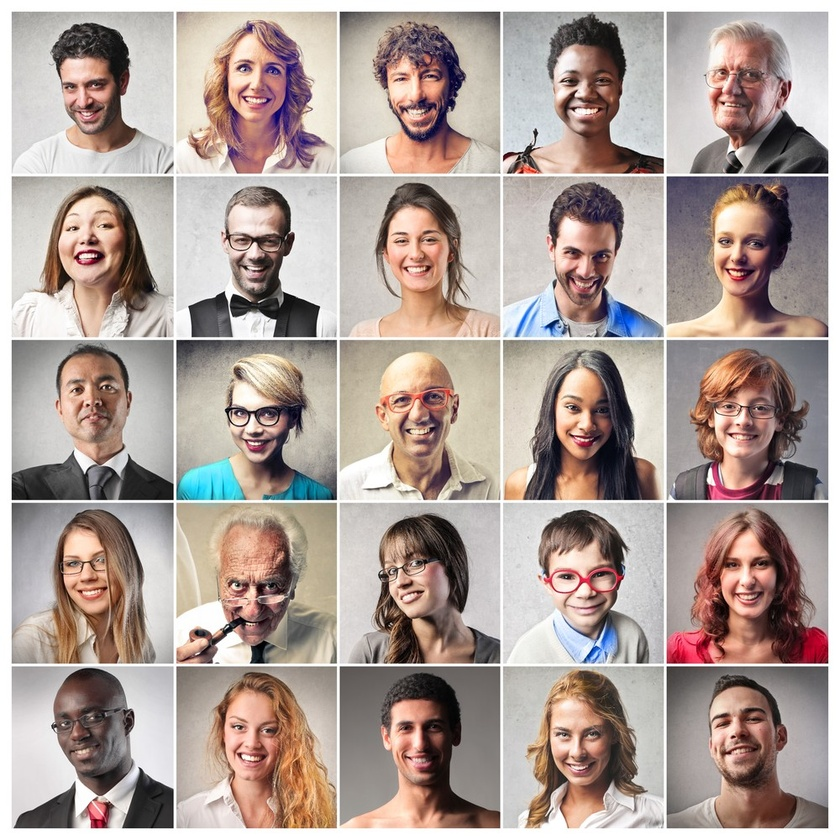
#> input picture img/faces.jpg, 840 x 840 px, shrunk from 1000 x 1000 before the run
$ python 0406-haar-cascade-eyes.py
#> lines starting #> are read from the running program, lines starting #| are printed output that depends on the picture; after the words box and inside, x2 and y2 are one past the last pixel; in counts of white or black regions, pixels touching at a corner belong together
# 0406.py
import cv2
import numpy as np

img = cv2.imread('../img/faces.jpg', 1)
#> img is the input picture: shape (840, 840, 3); mean B, G, R 152.4, 158.7, 173.9
gray = cv2.cvtColor(img, cv2.COLOR_BGR2GRAY)
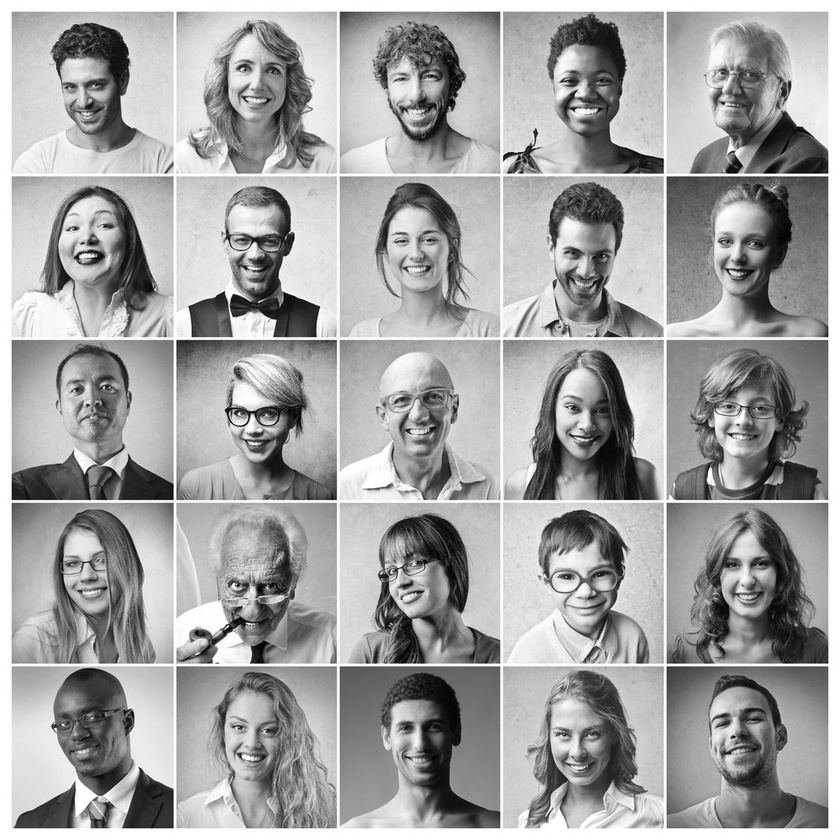
#> gray: shape (840, 840); min 0, max 255, mean 162.5
path = 'haarcascade_eye.xml'

eye_casc = cv2.CascadeClassifier(path)

eyes = eye_casc.detectMultiScale(gray, scaleFactor = 1.02, minNeighbors = 20, minSize = (10,10))
#> eyes = 23 rows, first 6: [231, 55, 25, 25], [262, 59, 24, 24], [59, 76, 23, 23], [290, 146, 31, 31], [713, 229, 24, 24], [391, 229, 23, 23]
print(len(eyes))
#| 23

for (x,y,w,h) in eyes:
    cx = (2*x+w) / 2
    cy = (2*y+h) / 2
    r = w/2
    cv2.circle(img, (int(cx),int(cy)), int(r), (0,255,0), 2)
#> this loop made 23 passes
#> (x, y, w, h, cx, cy, r) on passes 1 to 12: (231, 55, 25, 25, 243.5, 67.5, 12.5), (262, 59, 24, 24, 274, 71, 12), (59, 76, 23, 23, 70.5, 87.5, 11.5), (290, 146, 31, 31, 305.5, 161.5, 15.5), (713, 229, 24, 24, 725, 241, 12), (391, 229, 23, 23, 402.5, 240.5, 11.5), (589, 244, 24, 24, 601, 256, 12), (94, 374, 24, 24, 106, 386, 12), (64, 375, 27, 27, 77.5, 388.5, 13.5), (561, 394, 26, 26, 574, 407, 13), (722, 553, 23, 23, 733.5, 564.5, 11.5), (747, 551, 24, 24, 759, 563, 12)
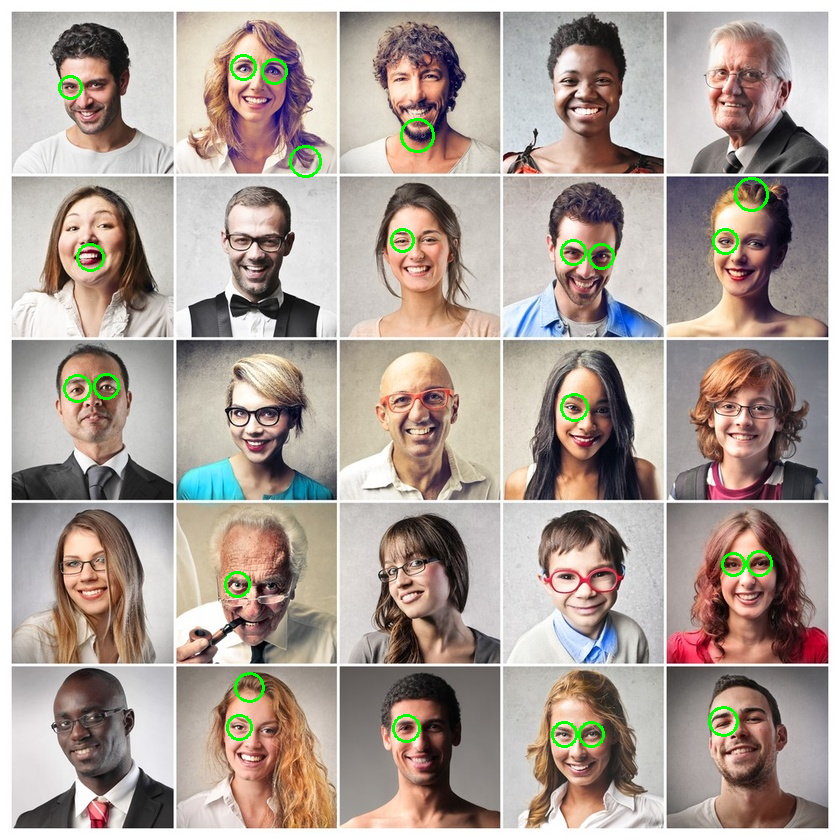
#> img: shape (840, 840, 3); 0.77% of pixels changed, all inside (x1, y1, x2, y2) = (58, 54, 773, 748)

cv2.imshow('Image', img)
cv2.waitKey(0)
cv2.destroyAllWindows()

$ run again, with img/basketball.jpg copied over img/faces.jpg
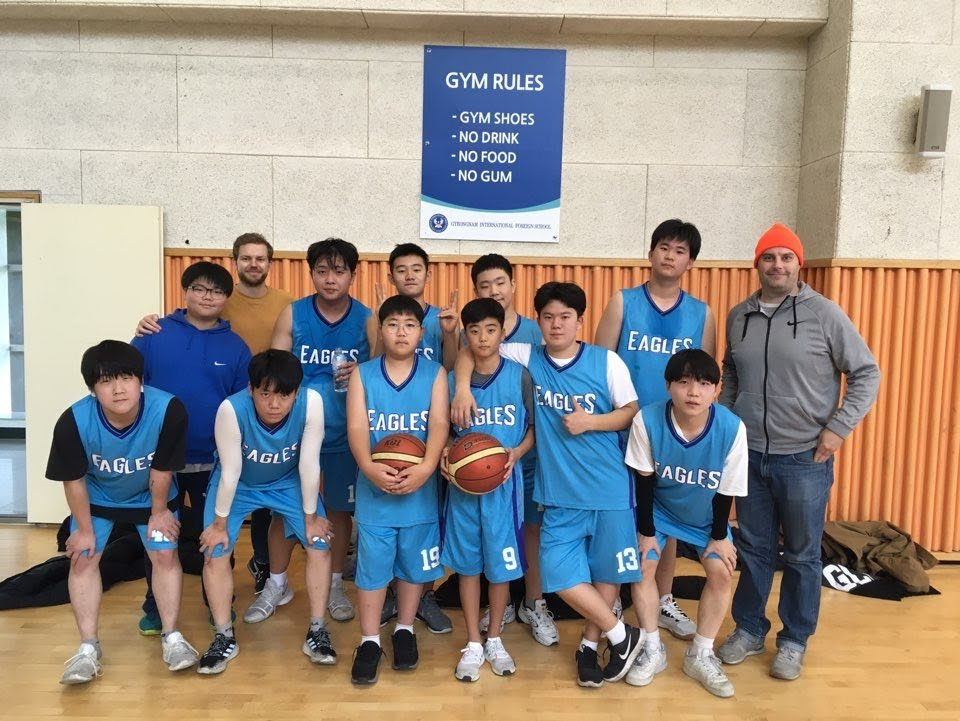
#> input picture img/basketball.jpg, 960 x 721 px
#> img is the input picture: shape (721, 960, 3); mean B, G, R 136.2, 144.1, 152.7
#> `gray = cv2.cvtColor(img, cv2.COLOR_BGR2GRAY)`:
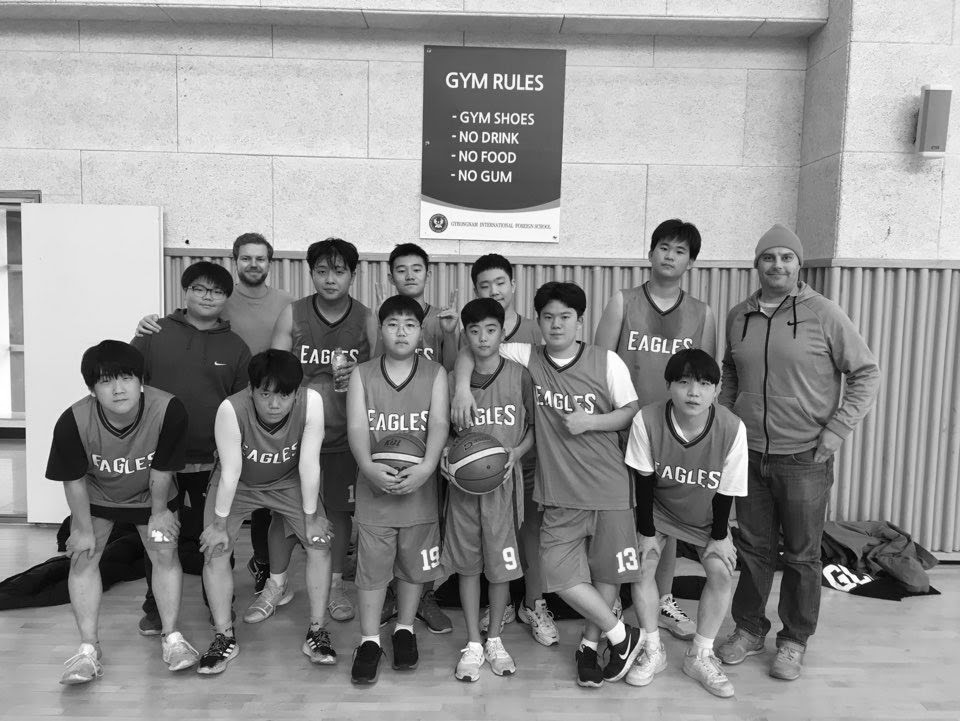
#> gray: shape (721, 960); min 0, max 255, mean 145.8
#> eyes = [[421, 206, 33, 33], [290, 620, 56, 56]]
#| 2
#> the loop `for (x,y,w,h) in eyes:` made 2 passes
#> (x, y, w, h, cx, cy, r) on passes 1 to 2: (421, 206, 33, 33, 437.5, 222.5, 16.5), (290, 620, 56, 56, 318, 648, 28)
#> after the loop `for (x,y,w,h) in eyes:`:
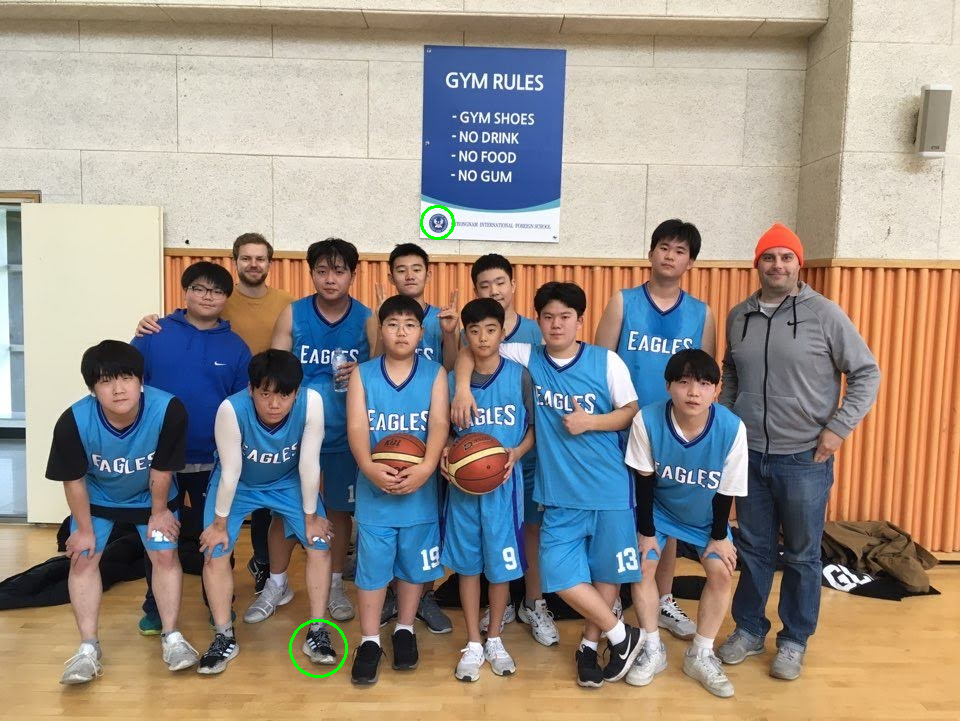
#> img: shape (721, 960, 3); 0.12% of pixels changed, all inside (x1, y1, x2, y2) = (289, 205, 455, 678)
